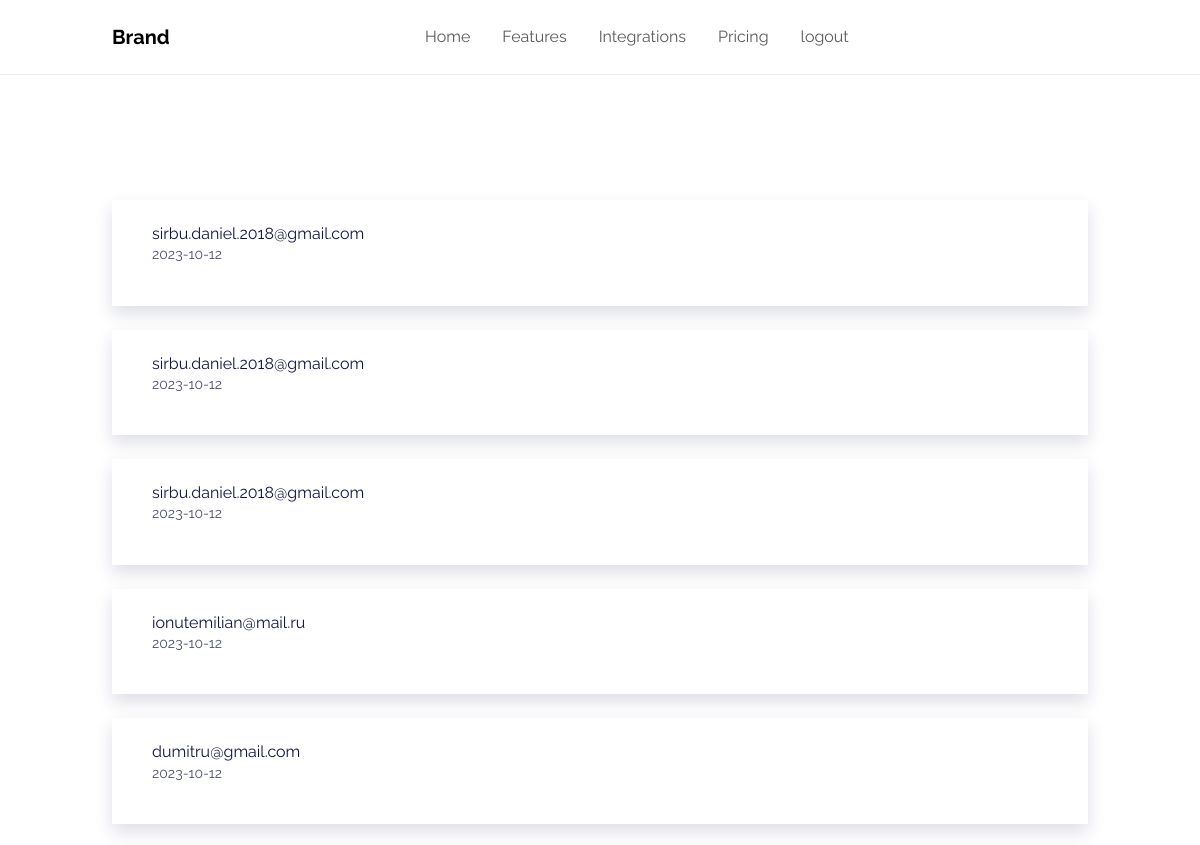
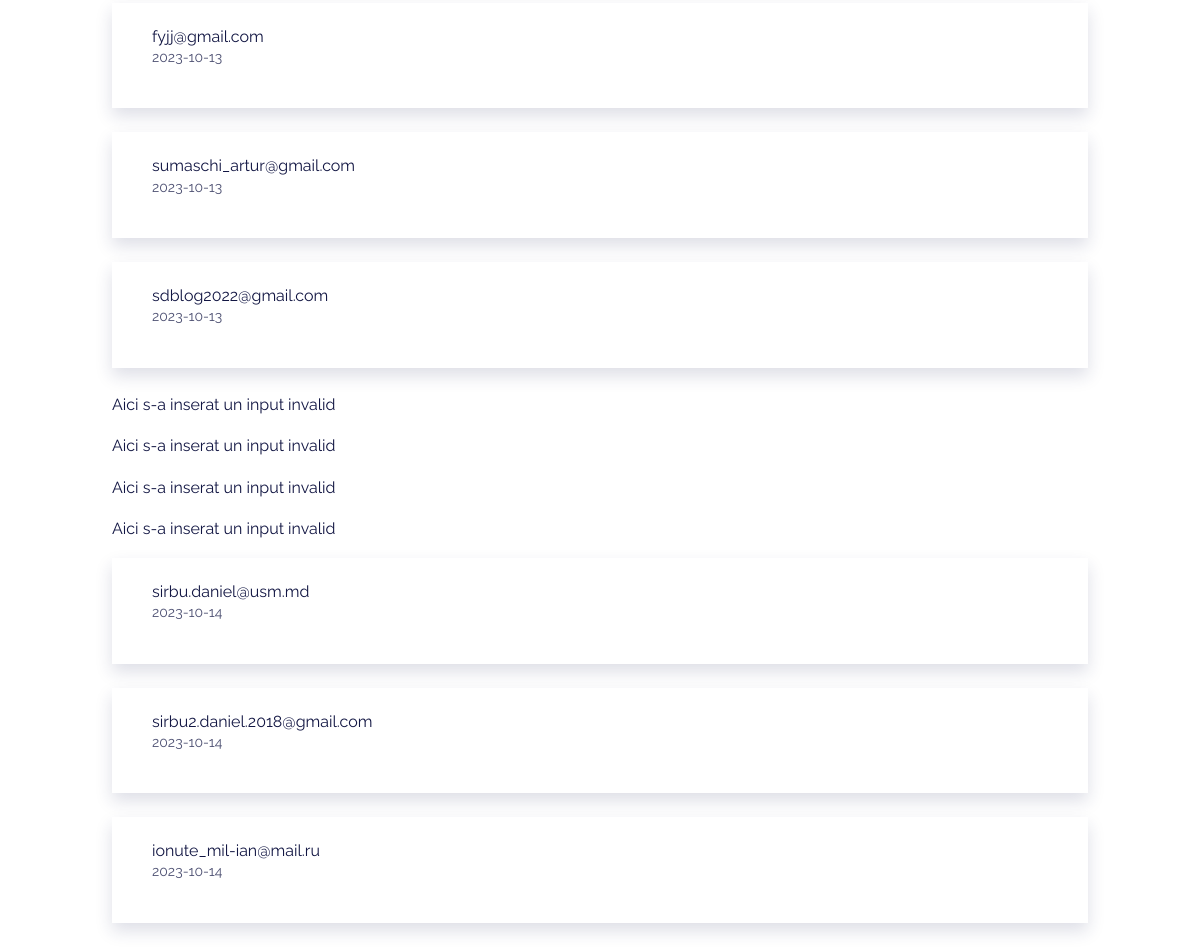
The page /admin/secrete_page.php (signed in) on the database its author committed (2 pictures, top to bottom).
### tables this page shows
CREATE TABLE `emails` (
  `mail_id` int(11) NOT NULL,
  `email` text NOT NULL,
  `data` date NOT NULL
);

### admin/secrete_page.php (the view, shortened to what this page needs)
<!doctype html>
<html lang="en">
<head>
    <link href="https://cdn.jsdelivr.net/npm/bootstrap@5.3.2/dist/css/bootstrap.min.css" rel="stylesheet">
    <link rel="stylesheet" href="../assets/bootstrap/css/bootstrap.min.css">
    <link rel="stylesheet" href="../assets/css/styles.min.css">
</head>
<body>
<nav class="navbar navbar-expand-md fixed-top navbar-shrink py-3 navbar-light" id="mainNav">
    <div class="container"><a class="navbar-brand d-flex align-items-center" href="/"><span>Brand</span></a>
        <div class="collapse navbar-collapse" id="navcol-1">
            <ul class="navbar-nav mx-auto">
                <li class="nav-item"><a class="nav-link" href="index.html">Home</a></li>
                <li class="nav-item"><a class="nav-link" href="features.html">Features</a></li>
                <li class="nav-item"><a class="nav-link" href="integrations.html">Integrations</a></li>
                <li class="nav-item"><a class="nav-link" href="pricing.html">Pricing</a></li>
                <li class="nav-item"><a class="nav-link" href="logout.php">logout</a></li>
            </ul>
        </div>
    </div>
</nav>
<div class="container d-flex justify-content-center align-items-center" style="min-height: 100vh; width: 90%;">
        <div class="col" style="padding-top: 200px;">
            <?php
            $dbConnection = connectMeToDB();
            $sql = "SELECT * FROM emails";
            $result = $dbConnection->query($sql);
            if ($result->num_rows > 0) {
                while ($row = $result->fetch_assoc()) {
                    $email = $row["email"];
                    $date = $row["data"];
                    if (filter_var($email, FILTER_VALIDATE_EMAIL)) {
                        echo "<div class='row mb-4'>";
                        echo "<div class='col-md-2 col-lg-12'>";
                        echo "<div class='card border-0 shadow'>";
                        echo "<div class='card-body p-4'>";
                        echo "<div class='d-flex align-items-center mb-3'>";
                        echo "<div class='flex-grow-1 ms-3'>";
                        echo "<h6 class='mb-0'>$email</h6>";
                        echo "<p class='small text-muted mb-0'>$date</p>";
                        echo "</div>";
                        echo "</div>";
                        echo "</div>";
                        echo "</div>";
                        echo "</div>";
                        echo "</div>";
                    } else {
                        echo "<p>Aici s-a inserat un input invalid</p>";
                    }
                }
            }
            ?>
        </div>
    </div>
</body>
</body>
</html>

### rows shown on the page
emails: email "sirbu.daniel.2018@gmail.com", data "2023-10-12"
emails: email "sirbu.daniel.2018@gmail.com", data "2023-10-12"
emails: email "sirbu.daniel.2018@gmail.com", data "2023-10-12"
emails: email "ionutemilian@mail.ru", data "2023-10-12"
emails: email "dumitru@gmail.com", data "2023-10-12"
emails: email "fyjj@gmail.com", data "2023-10-13"
emails: email "sumaschi_artur@gmail.com", data "2023-10-13"
emails: email "sdblog2022@gmail.com", data "2023-10-13"
emails: shows "Aici s-a inserat un input invalid"
emails: shows "Aici s-a inserat un input invalid"
emails: shows "Aici s-a inserat un input invalid"
emails: shows "Aici s-a inserat un input invalid"
emails: email "sirbu.daniel@usm.md", data "2023-10-14"
emails: email "sirbu2.daniel.2018@gmail.com", data "2023-10-14"
emails: email "ionute_mil-ian@mail.ru", data "2023-10-14"
